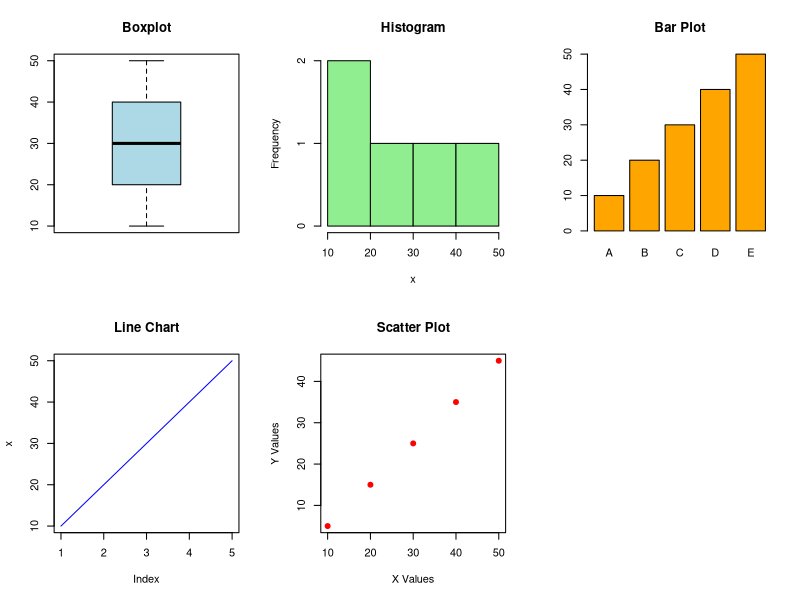

Write the R code that produced this figure.
# 18. create graphs in R: boxplot, histogram, bar plot, line chart, scatter plot

# Data
x <- c(10, 20, 30, 40, 50)
y <- c(5, 15, 25, 35, 45)

# Arrange plots in 2 rows and 3 columns
par(mfrow = c(2, 3))

# 1. Boxplot
boxplot(x,
        main = "Boxplot",
        col = "lightblue")

# 2. Histogram
hist(x,
     main = "Histogram",
     col = "lightgreen")

# 3. Bar Plot
barplot(x,
        main = "Bar Plot",
        col = "orange",
        names.arg = c("A", "B", "C", "D", "E"))

# 4. Line Chart
plot(x,
     type = "l",
     main = "Line Chart",
     col = "blue")

# 5. Scatter Plot
plot(x, y,
     main = "Scatter Plot",
     xlab = "X Values",
     ylab = "Y Values",
     col = "red",
     pch = 19)
